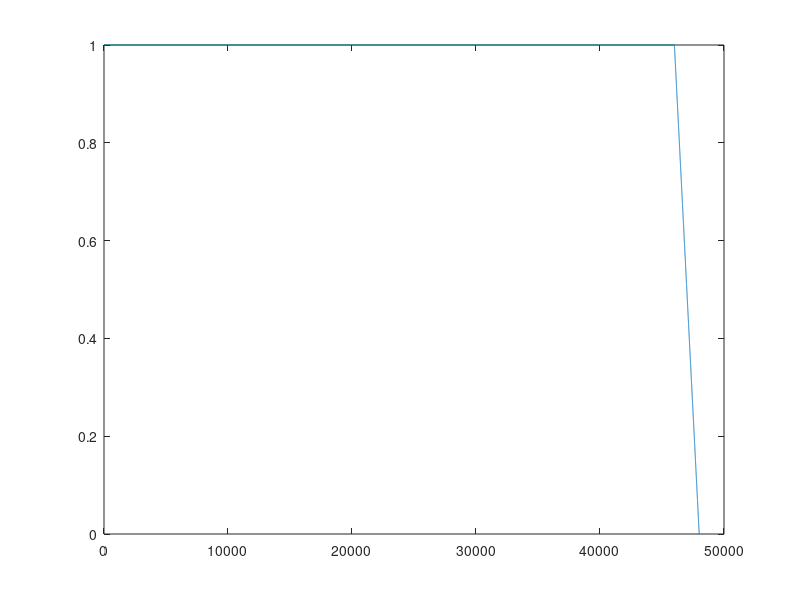

Here is the MATLAB script that generated this plot:
clear;
clear all;
clc;

FS = 48000;
TS = 1/FS;
n = 0:TS:1-TS;
factor = 24;
start = FS - (FS/factor);
from = 1;
to = 0;
length = length(n)-start;

% Manually calculated ramp curve for a given range
division = (to-from)/length;
ramp = [ones(1,start-1) from:division:to];

sinewave = sin(2*pi*330*n);

plot(ramp);